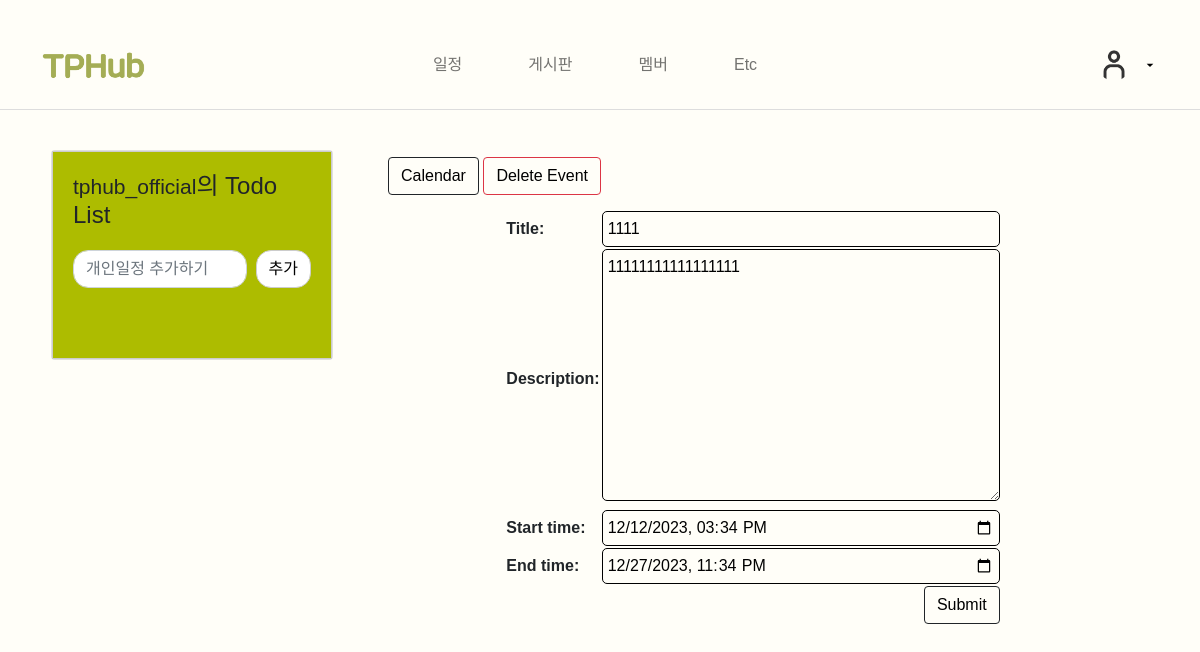
The app's page /schedule/event/edit/2/ (signed in), older data.
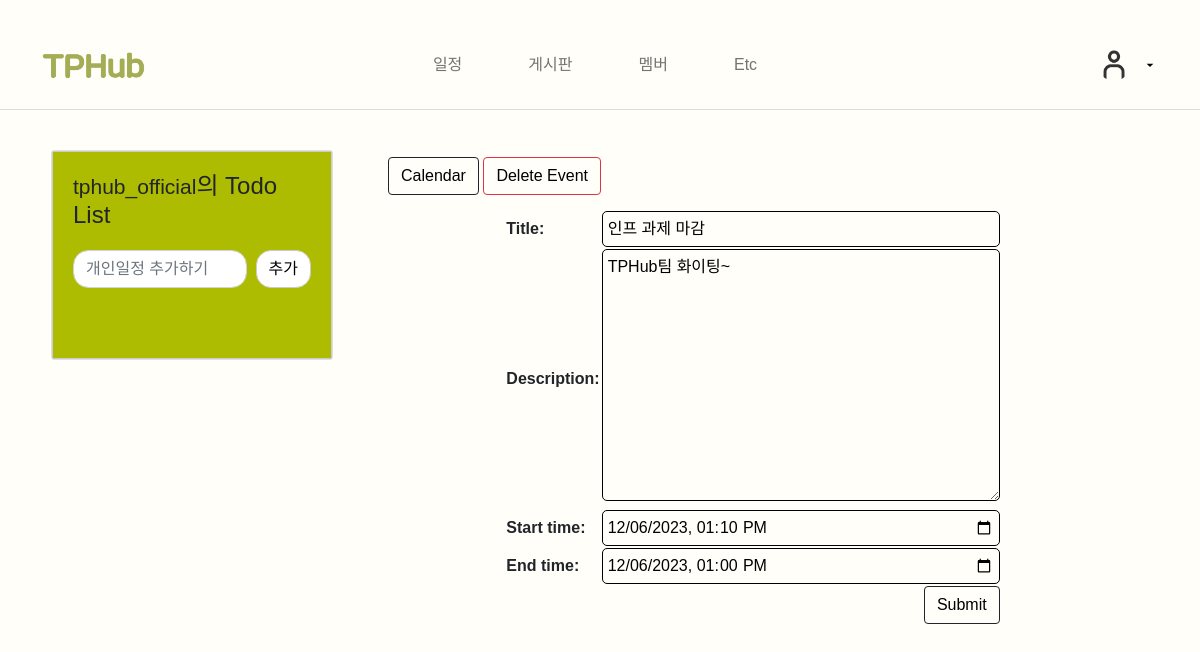
The same page, newer data.
### schedule/models.py (models this page shows, shortened)
class Event(models.Model):
    title = models.CharField(max_length=200)
    description = models.TextField()
    start_time = models.DateTimeField()
    end_time = models.DateTimeField()

### schedule/views.py (the view)
# urls.py: path('event/edit/<int:event_id>/', views.event, name='event_edit'),
def event(request, event_id=None):
    instance = Event()
    if event_id:
        instance = get_object_or_404(Event, pk=event_id)
    else:
        instance = Event()
    form = EventForm(request.POST or None, instance=instance)
    if request.POST and form.is_valid():
        form.save()
        return HttpResponseRedirect(reverse('schedule:calendar'))
    return render(request, 'schedule/event.html', {'form': form})

### schedule/forms.py
class EventForm(ModelForm):
  class Meta:
    model = Event
    widgets = {
      'start_time': DateInput(attrs={'type': 'datetime-local'}, format='%Y-%m-%dT%H:%M'),
      'end_time': DateInput(attrs={'type': 'datetime-local'}, format='%Y-%m-%dT%H:%M'),
    }
    fields = '__all__'
  def __init__(self, *args, **kwargs):
    super(EventForm, self).__init__(*args, **kwargs)
    self.fields['start_time'].input_formats = ('%Y-%m-%dT%H:%M',)
    self.fields['end_time'].input_formats = ('%Y-%m-%dT%H:%M',)

### schedule/templates/schedule/event.html (shortened to what this page needs)
{% extends 'schedule/base.html' %}
{% block calendar_area %}
<div class="clearfix">
    <a class="btn btn-dark" href="{% url 'schedule:calendar' %}">Calendar</a>
    {% if form.instance.id %}
    <a class="btn btn-danger" href="{% url 'schedule:event_delete' form.instance.id %}" role="button">Delete Event</a>
    {% endif %}
</div>
<form method="post">
    <table class="form form-table">
        {{ form }}
        <tr>
            <td colspan="2">
                <button type="submit" class="btn btn-dark right"> Submit</button>
            </td>
        </tr>
    </table>
</form>
{% endblock %}

Row changes from the older to the newer data that the page shows:
changed Event: title "1111" → "인프 과제 마감"; description "11111111111111111" → "TPHub팀 화이팅~"; start_time "12/12/2023 15:34" → "12/06/2023 13:10"; end_time "12/27/2023 23:34" → "12/06/2023 13:00"
